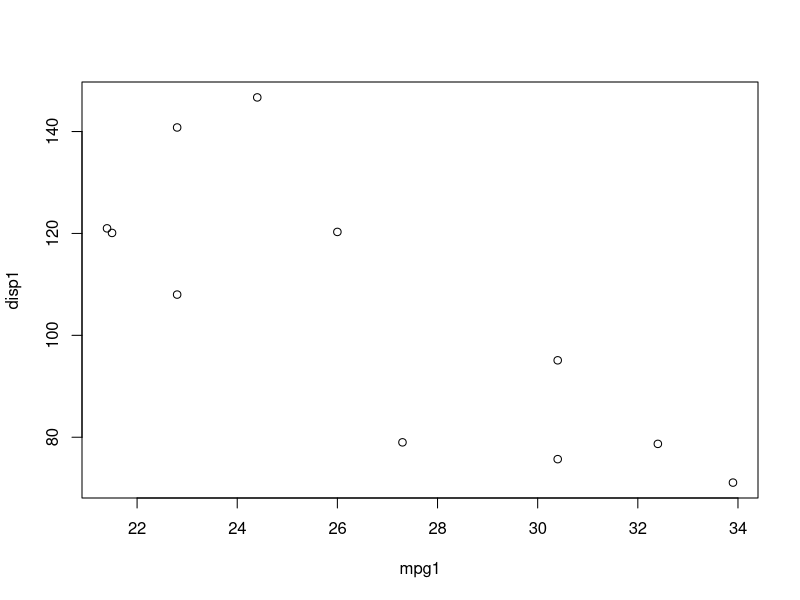
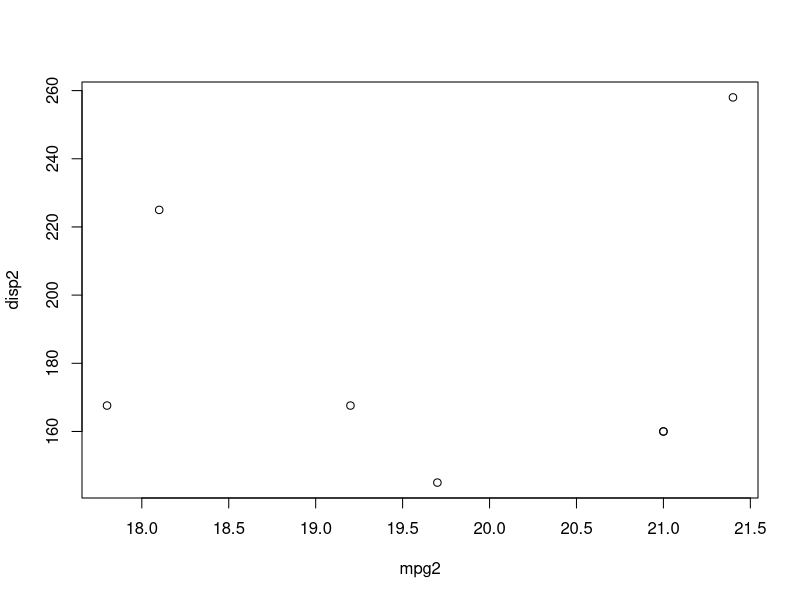

Recreate these plots in R, in order.
## ---- chunk 1
knitr::opts_chunk$set(echo = TRUE)
## ---- chunk 2
summary(mtcars)
mtcars
## ---- chunk 3
summary(as.factor(mtcars$cyl))
cylinder<- mtcars[,2, drop=FALSE]
four_cyl<- subset(cylinder, cyl == 4)
four_cyl
## ---- chunk 4
mpg_fourcyl<- mtcars[ c(1:3)]
four_cyl1<- subset(mpg_fourcyl, cyl == 4)
mpg1 <- four_cyl1$mpg
disp1 <- four_cyl1$disp
plot(mpg1, disp1)

## ---- chunk 5
summary(as.factor(mtcars$cyl))
cylinder6<- mtcars[,2, drop=FALSE]
six_cyl <- subset(cylinder6, cyl == 6)
six_cyl
## ---- chunk 6
mpg_sixcyl<- mtcars[ c(1:3)]
six_cyl1<- subset(mpg_sixcyl, cyl == 6)
mpg2 <- six_cyl1$mpg
disp2 <- six_cyl1$disp
plot(mpg2, disp2)
